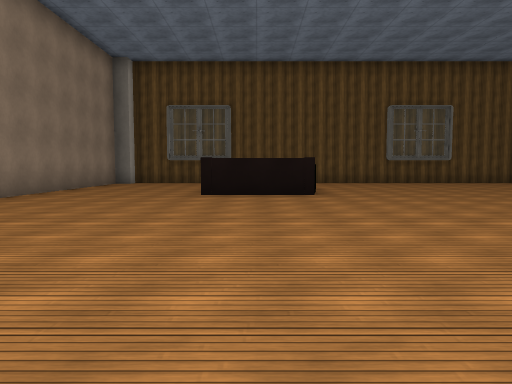
View 1 (above)

24 first-person views from a walk through a 3-D level made in the Unity game engine. The camera is 1.3 m above the floor, tilts 4° down and sees 70° across. The floor is counted in squares, 2 m on a side. Each view is taken from the middle of a square. On the plan, view 1 faces up. The plan holds only what a view shows up to about 11 squares ahead; the rest is blank. The place goes on beyond the plan. The player character is not drawn. Surface patterns are stand-ins for the level's own textures.

View 2
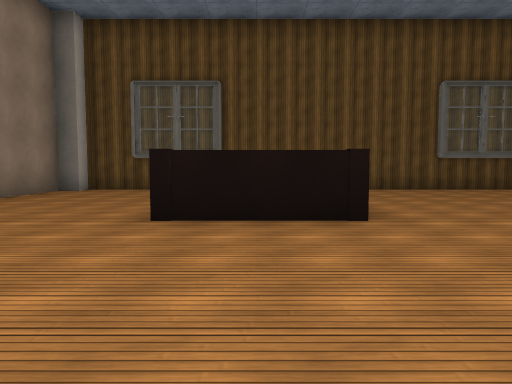

View 3
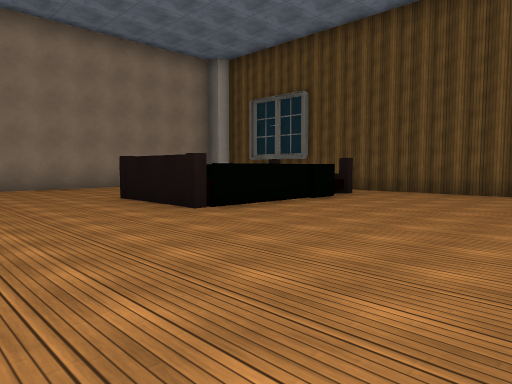

View 4
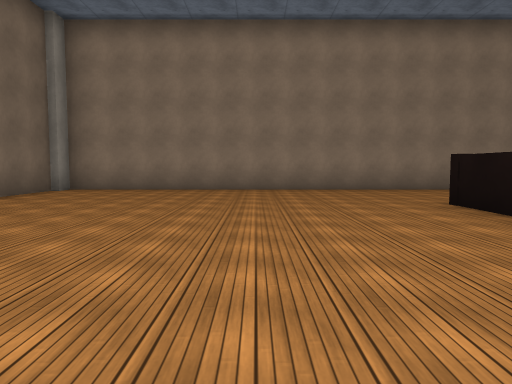

View 5
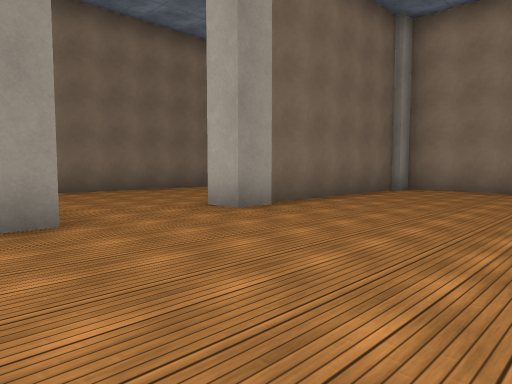

View 6
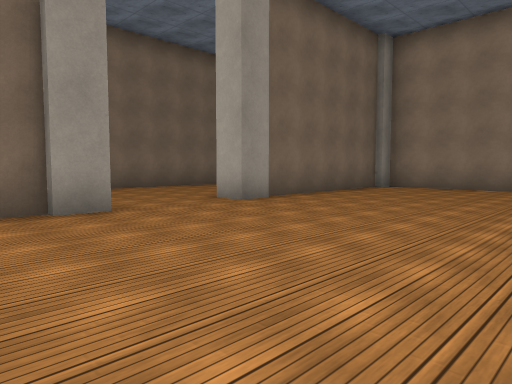

View 7
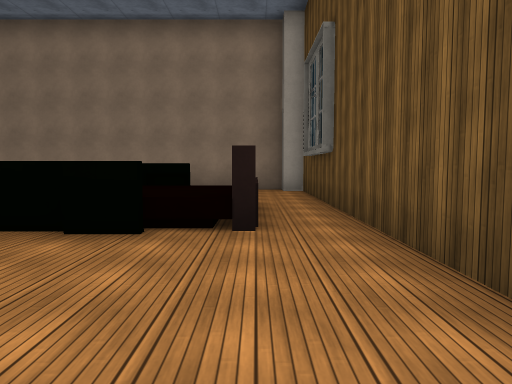

View 8
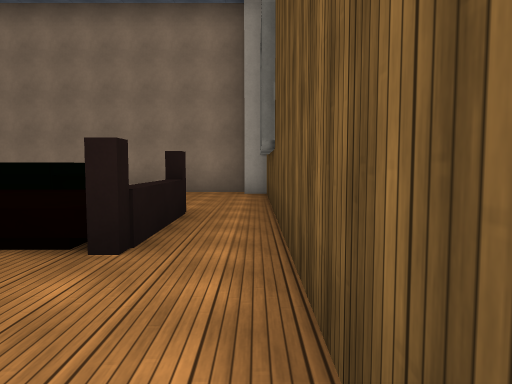

View 9
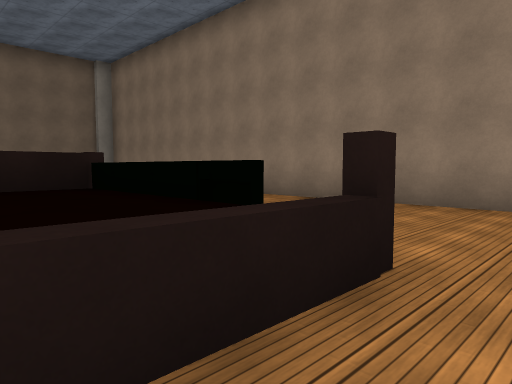

View 10
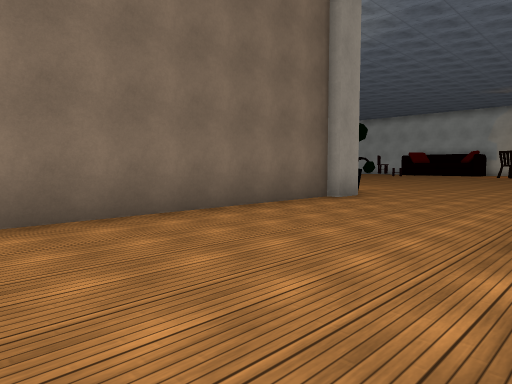

View 11
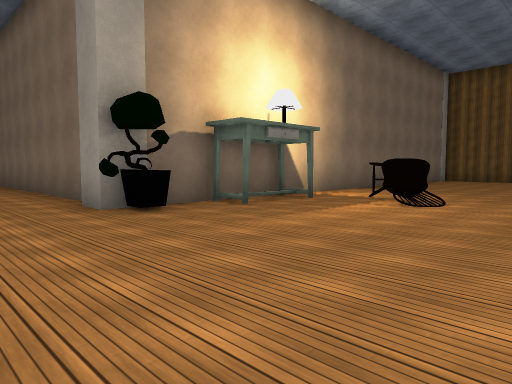

View 12
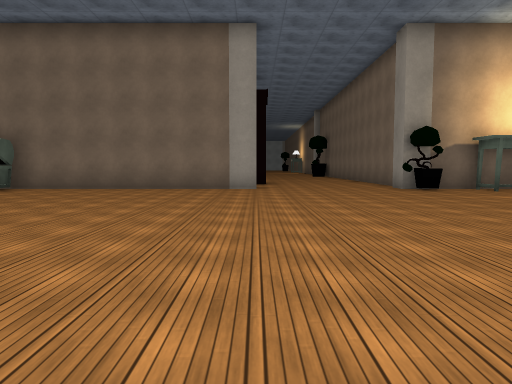

View 13
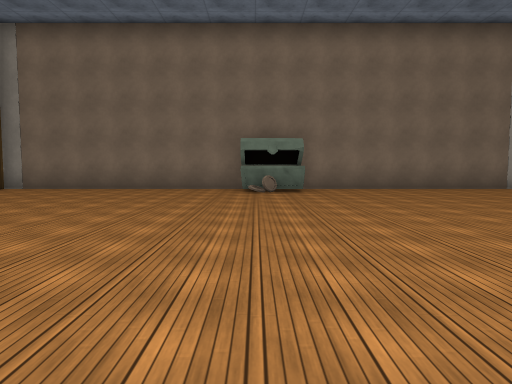

View 14
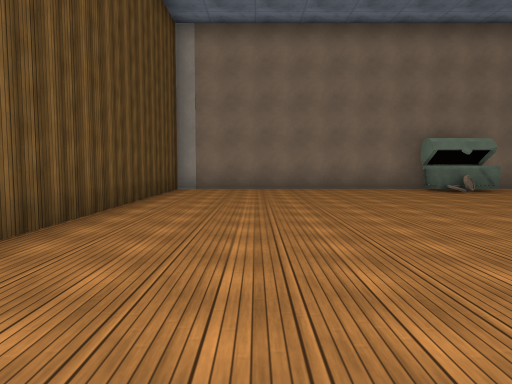

View 15
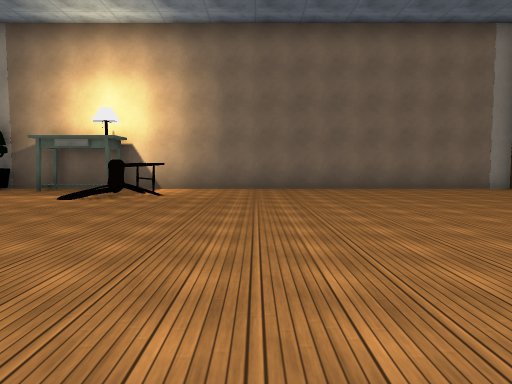

View 16
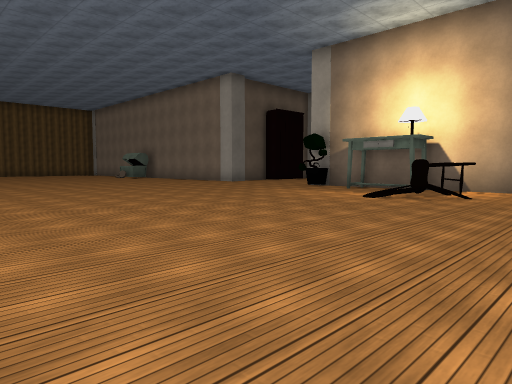

View 17
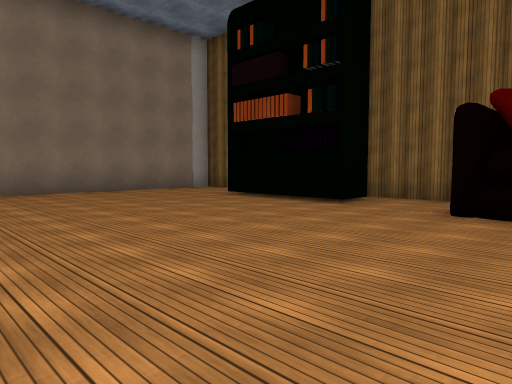

View 18
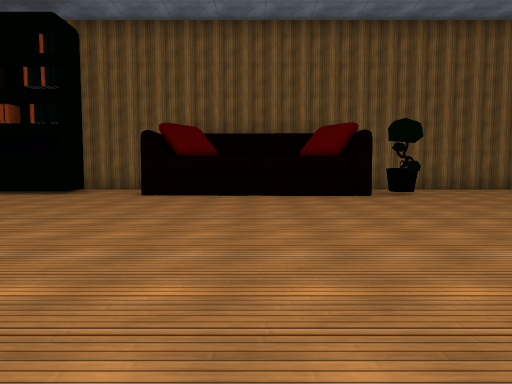

View 19
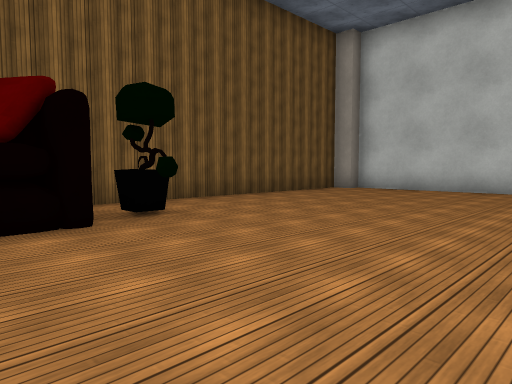

View 20
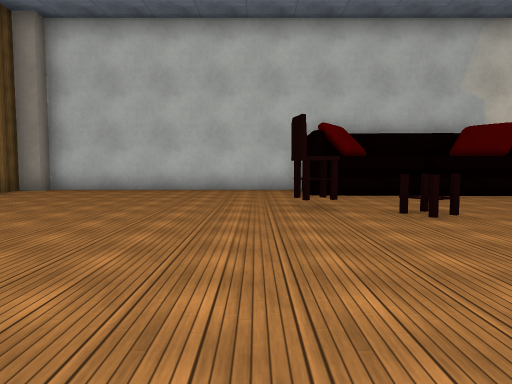

View 21
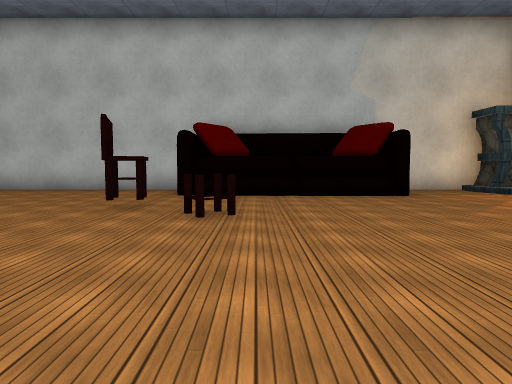

View 22
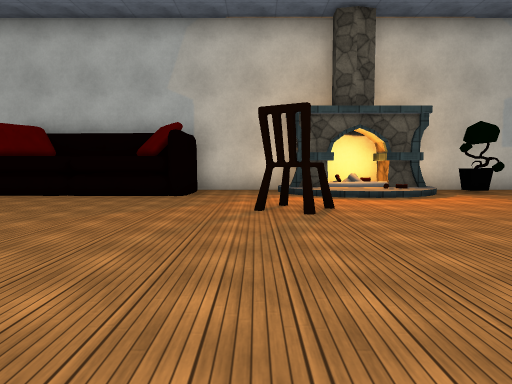

View 23
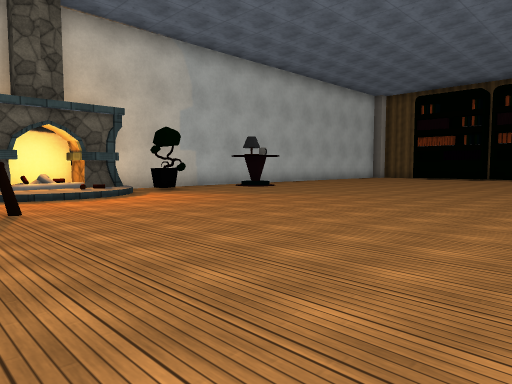

View 24
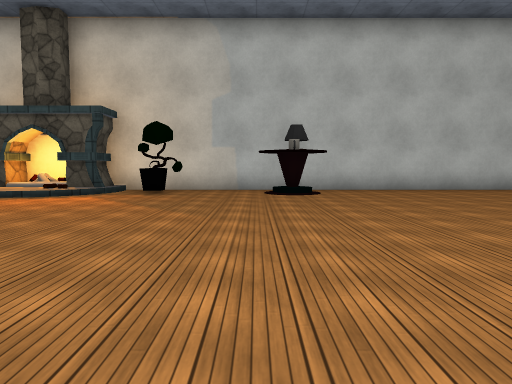

### Floor plan
Key: @ floor where view 1 was taken; # wall or solid block; . main floor; : floor 0.25 m higher than the main floor; / step, stairs or slope; ^ raised ledge; O other object.
Columns run from 28 left of view 1 to 6 right of it. Each row starts with its distance up from view 1.
 15                ####################
 14               .........#...........
 13              ..........#...^^^.....
 12             ...........#...^^^.....
 11              ..........#...^ ^.....
 10               .........#...   .....
  9 #.            .........#...^^^.....
  8 #...         ..........#...........
  7 #....       .........:##...........
  6 #.........   .........##...........
  5 #.........    .........#...........
  4 #.........      .......#...........
  3 #.#........      ......#...........
  2 #...........    .......#...........
  1 #..........   .........#..........
  0 #.#........  ..........#....@.....
 -1 #.......... ...........#######..##
 -2 ###/.......  ...................
 -3  ##:........  ..................
 -4  ##:........  ..................
 -5 ###/.OO..... ..................
 -6 #....OO..... .........#########
 -7 #..........  ..........#
 -8 ####......   ........./#
 -9     ......   .........O#
-10     ....... ........OO.#
-11     ................O..#
-12 ##  ..#................#
-13 #....#.................#
-14 #......................#
-15 #......................#
-16 #......................#
-17 #......................#
-18 #........#    .........#
-19 #........      ..#  ...#
-20 ##........     ...   ..#
-21  #########     ###

Where each view was taken, in squares from view 1:
view 1: 0 up, 0 right, facing up
view 2: 4 up, 0 right, facing up
view 3: 5 up, 6 right, facing up-left
view 4: 5 up, 5 right, facing left
view 5: 4 up, 5 right, facing down-left
view 6: 5 up, 6 right, facing down-left
view 7: 13 up, 5 right, facing left
view 8: 14 up, 4 right, facing left
view 9: 14 up, 1 right, facing down-left
view 10: 1 down, 2 right, facing down-left
view 11: 3 down, 11 left, facing down-right
view 12: 1 down, 16 left, facing right
view 13: 7 up, 16 left, facing right
view 14: 12 up, 16 left, facing right
view 15: 13 down, 16 left, facing right
view 16: 13 down, 16 left, facing up-right
view 17: 13 down, 15 left, facing down-right
view 18: 10 down, 16 left, facing down
view 19: 14 down, 17 left, facing down-left
view 20: 14 down, 17 left, facing left
view 21: 11 down, 17 left, facing left
view 22: 6 down, 17 left, facing left
view 23: 6 down, 17 left, facing up-left
view 24: 2 up, 17 left, facing left
